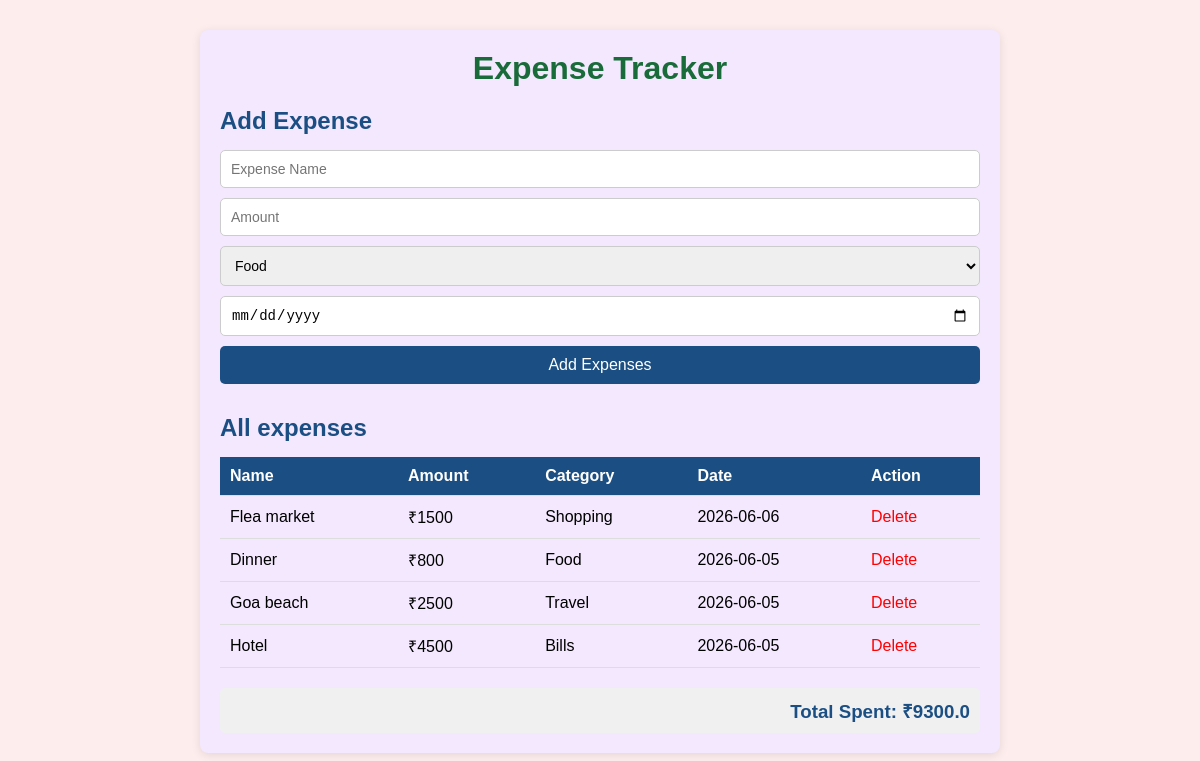
The page / on the database its author committed.
### tables this page shows
CREATE TABLE expenses
              (id INTEGER PRIMARY KEY AUTOINCREMENT,
              name TEXT NOT NULL,
              amount REAL NOT NULL,
              category TEXT NOT NULL,
              date TEXT NOT NULL);

### app.py (the view)
@app.route('/')
def index():
    conn = sqlite3.connect('expense.db')
    c = conn.cursor()
    c.execute('SELECT * FROM expenses ORDER by date DESC')
    expenses = c.fetchall()
    total = round(sum(row[2] for row in expenses), 2)
    conn.close()
    return render_template('index.html', expenses=expenses, total=total)

### templates/index.html (shortened to what this page needs)
<!doctype html>
<html lang="en">
  <head>
    <link
      rel="stylesheet"
      href="{{ url_for('static', filename='style.css') }}"
    />
  </head>
  <body>
    <div class="container">
      <h1>Expense Tracker</h1>
      <div class="form-section">
        <h2>Add Expense</h2>
        <form action="/add" method="POST">
          <input type="text" name="name" placeholder="Expense Name" required />
          <input type="number" name="amount" placeholder="Amount" required />
          <select name="category">
            <option value="Food">Food</option>
          </select>
          <input type="date" name="date" required />
          <button type="submit">Add Expenses</button>
        </form>
      </div>
      <div class="table-section">
        <h2>All expenses</h2>
        <table>
          <thead>
            <tr>
              <th>Name</th>
              <th>Amount</th>
              <th>Category</th>
              <th>Date</th>
              <th>Action</th>
            </tr>
          </thead>
          <tbody>
            {% for expense in expenses %}
            <tr>
              <td>{{ expense[1] }}</td>
              <td>₹{{ "%.0f"|format(expense[2]) }}</td>
              <td>{{ expense[3] }}</td>
              <td>{{ expense[4] }}</td>
              <td>
                <a href="/delete/{{ expense[0] }}">Delete</a>
              </td>
            </tr>
            {% endfor %}
          </tbody>
        </table>
      </div>
      <div class="total">
        <h3>Total Spent: ₹{{ total }}</h3>
      </div>
    </div>
  </body>
</html>

### static/style.css (style rules this page uses)
* { margin: 0; padding: 0; box-sizing: border-box; }
body { font-family: Arial, sans-serif; background-color: #fdedec; color: #000000; }
.container { max-width: 800px; margin: 30px auto; padding: 20px; background-color: #f3e8fd; border-radius: 8px; box-shadow: 0 2px 10px rgba(0, 0, 0, 0.1); }
h1 { text-align: center; margin-bottom: 20px; color: #1a6b3a; }
.form-section { margin-bottom: 30px; }
.form-section h2 { margin-bottom: 15px; color: #1b4f84; }
form input, form select { width: 100%; padding: 10px; margin-bottom: 10px; border: 1px solid #cccccc; border-radius: 5px; font-size: 14px; }
form button { width: 100%; padding: 10px; background-color: #1b4f84; color: white; border: none; border-radius: 5px; font-size: 16px; cursor: pointer; }
.table-section h2 { margin-bottom: 15px; color: #1b4f84; }
table { width: 100%; border-collapse: collapse; margin-bottom: 20px; }
th, td { padding: 10px; text-align: left; border-bottom: 1px solid #dddddd; }
th { background-color: #1b4f84; color: white; }
a { color: red; text-decoration: none; }
.total { text-align: right; padding: 10px; background-color: #f0f0f0; border-radius: 5px; }
.total h3 { color: #1b4f84; }

### rows shown on the page
expenses: name "Flea market", amount "1500", category "Shopping", date "2026-06-06"
expenses: name "Dinner", amount "800", category "Food", date "2026-06-05"
expenses: name "Goa beach", amount "2500", category "Travel", date "2026-06-05"
expenses: name "Hotel", amount "4500", category "Bills", date "2026-06-05"

### other values the page prints
{{ total }} "9300.0"
